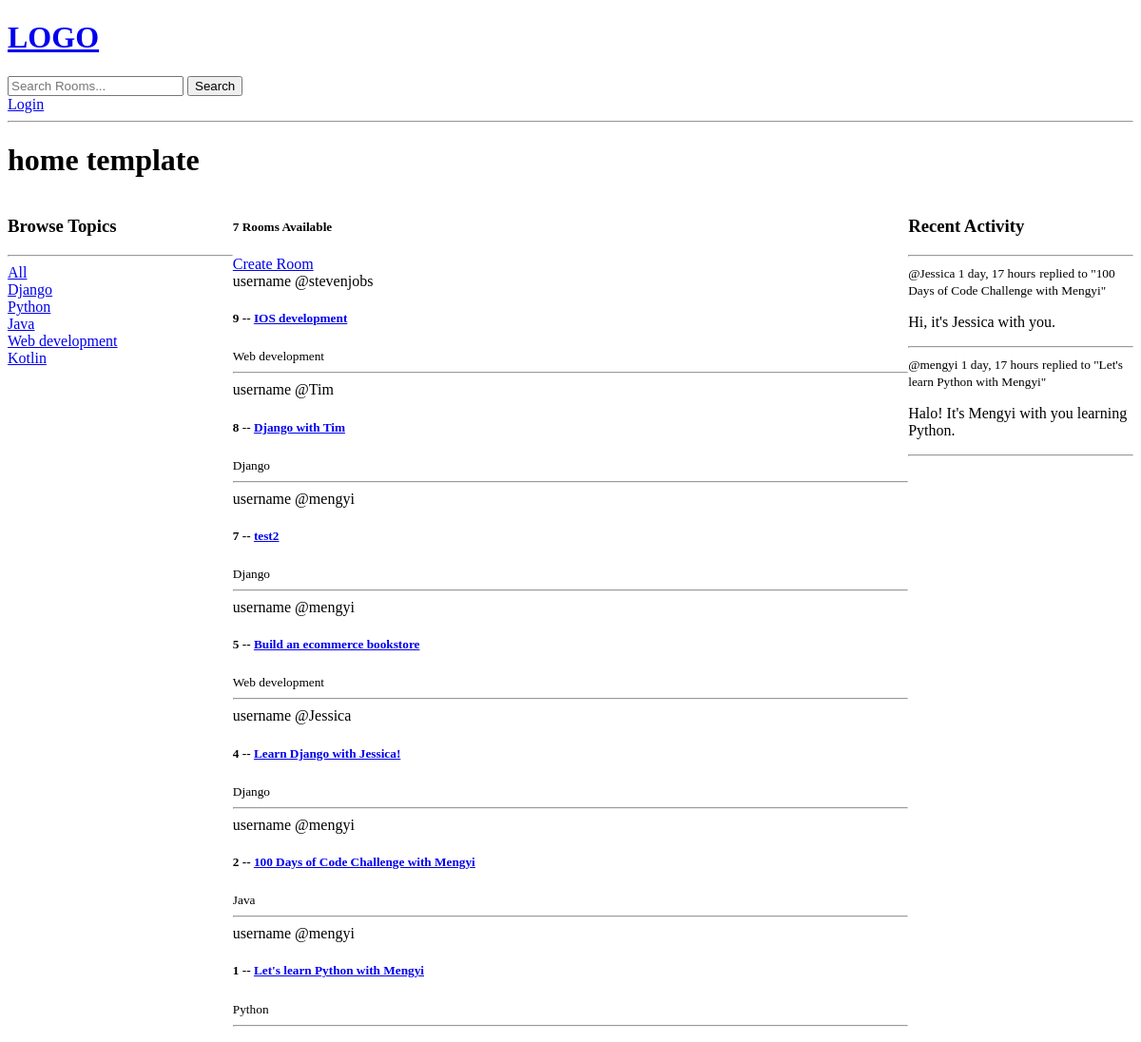
/, run on an earlier commit of the app's database.
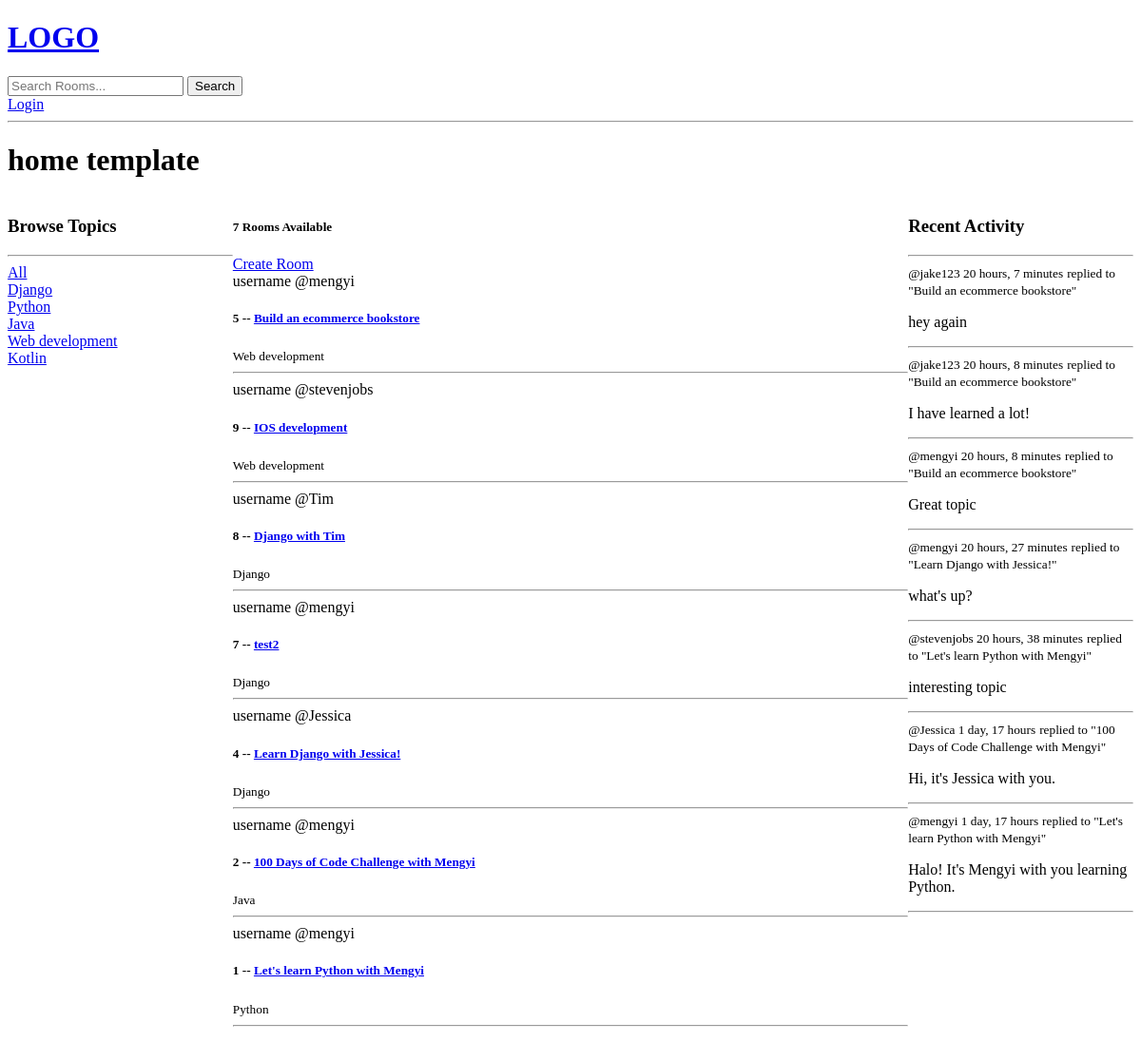
And on a later commit of the database.
### base/models.py (models this page shows, shortened)
class Topic(models.Model):
    name = models.CharField(max_length=200)

class Room(models.Model):
    host = models.ForeignKey(User, on_delete=models.SET_NULL, null=True)
    topic = models.ForeignKey(
        Topic, on_delete=models.SET_NULL, null=True)
    name = models.CharField(max_length=200)
    description = models.TextField(null=True, blank=True)
    participants = models.ManyToManyField(
        User, related_name="participants", blank=True)
    updated = models.DateTimeField(auto_now=True)
    created = models.DateTimeField(auto_now_add=True)
    class Meta:
        ordering = ['-updated', '-created']
    def __str__(self):
        return self.name

class Message(models.Model):
    user = models.ForeignKey(User, on_delete=models.CASCADE)
    room = models.ForeignKey(Room, on_delete=models.CASCADE)
    body = models.TextField()
    updated = models.DateTimeField(auto_now=True)
    created = models.DateTimeField(auto_now_add=True)
    class Meta:
        ordering = ['-updated', '-created']
    def __str__(self):
        return self.body[0:50]

### base/views.py (the view)
# urls.py: 2. Add a URL to urlpatterns:  path('', views.home, name='home')
def home(request):
    q = request.GET.get("q") if request.GET.get("q") != None else ""
    rooms = Room.objects.filter(
        Q(topic__name__icontains=q) | Q(name__icontains=q) | Q(description__icontains=q))
    topics = Topic.objects.all()
    room_count = rooms.count()
    room_messages = Message.objects.all
    context = {"rooms": rooms, "topics": topics,
               "room_count": room_count, "room_messages": room_messages}
    return render(request, "base/home.html", context)

### base/templates/base/home.html (shortened to what this page needs)
{% extends "main.html" %}
{% block content %}
<h1>home template</h1>
<div class="home-container">
    <div>
        <h3>Browse Topics</h3>
        <hr>
        <div>
            <a href="{% url 'home' %}">All</a>
        </div>
        {% for topic in topics %}
        <div>
            <a href="{% url 'home' %}?q={{topic.name}}">{{ topic.name }}</a>
        </div>
        {% endfor %}
    </div>
    <div>
        <h5>{{room_count}} Rooms Available </h5>
        <a href="{% url 'create-room' %}">Create Room</a>
        <div>
            {% for room in rooms %}
            <div>
                <span> username @{{room.host.username}}</span>
                <h5>
                    {{ room.id}} -- <a href="{% url 'room' room.id%}">{{ room.name }} </a>
                </h5>
                <small> {{ room.topic.name }} </small>
                <hr>
            </div>
            {% endfor %}
        </div>
    </div>
    <div>
        <h3>Recent Activity</h3>
        <hr>
        {% for message in room_messages %}
        <div>
            <small>@{{message.user}} {{message.created|timesince}}</small>
            <small>replied to "{{message.room}}"</small>
            <p>{{message}}</p>
            <hr>
        </div>
        {% endfor %}
    </div>
</div>
{% endblock content %}

### templates/main.html (shortened to what this page needs)
<!DOCTYPE html>
<html>
<head>
</head>
<body>
    {% include "navbar.html" %}
    {% block content %}
    {% endblock %}
</body>
</html>

### templates/navbar.html
<a href="/">
    <h1>LOGO</h1>
</a>
<form method="GET" action="{%url 'home'%}">
    <input type="text" name="q" placeholder="Search Rooms...">
    <input type="submit" value="Search">
</form>
{% if request.user.is_authenticated %}
<p>Hello! {{request.user}}</p>
<a href="{%url 'logout' %}">Logout</a>
{% else %}
<a href="{%url 'login' %}">Login</a>
{% endif %}
<hr>

### base/templates/base/home.html (style rules this page uses)
.home-container { display: grid; grid-template-columns: 1fr 3fr 1fr; }

What changed in the data, as far as the page shows it:
changed Room "Build an ecommerce bookstore": moves up the list
added Message: user "jake123", created "20 hours, 7 minutes", room "Build an ecommerce bookstore", body "hey again"
added Message: user "jake123", created "20 hours, 8 minutes", room "Build an ecommerce bookstore", body "I have learned a lot!"
added Message: user "mengyi", created "20 hours, 8 minutes", room "Build an ecommerce bookstore", body "Great topic"
added Message: user "mengyi", created "20 hours, 27 minutes", room "Learn Django with Jessica!", body "what's up?"
added Message: user "stevenjobs", created "20 hours, 38 minutes", room "Let's learn Python with Mengyi", body "interesting topic"
